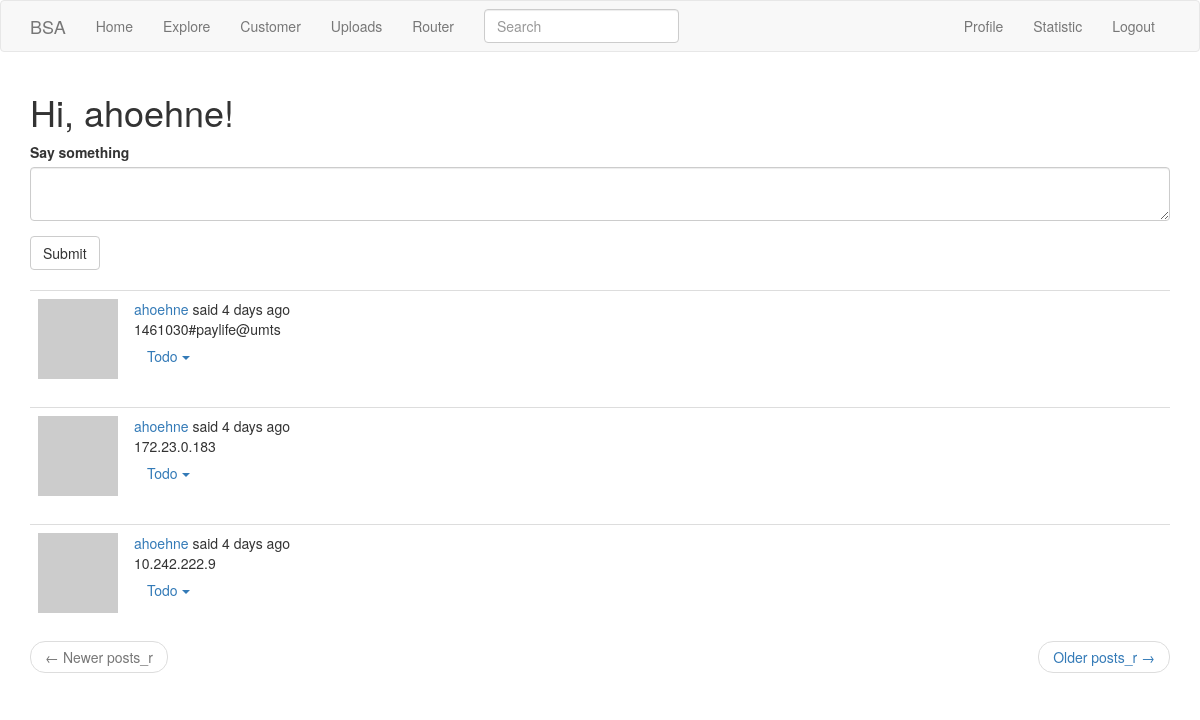
The app's page /router (signed in), older data.
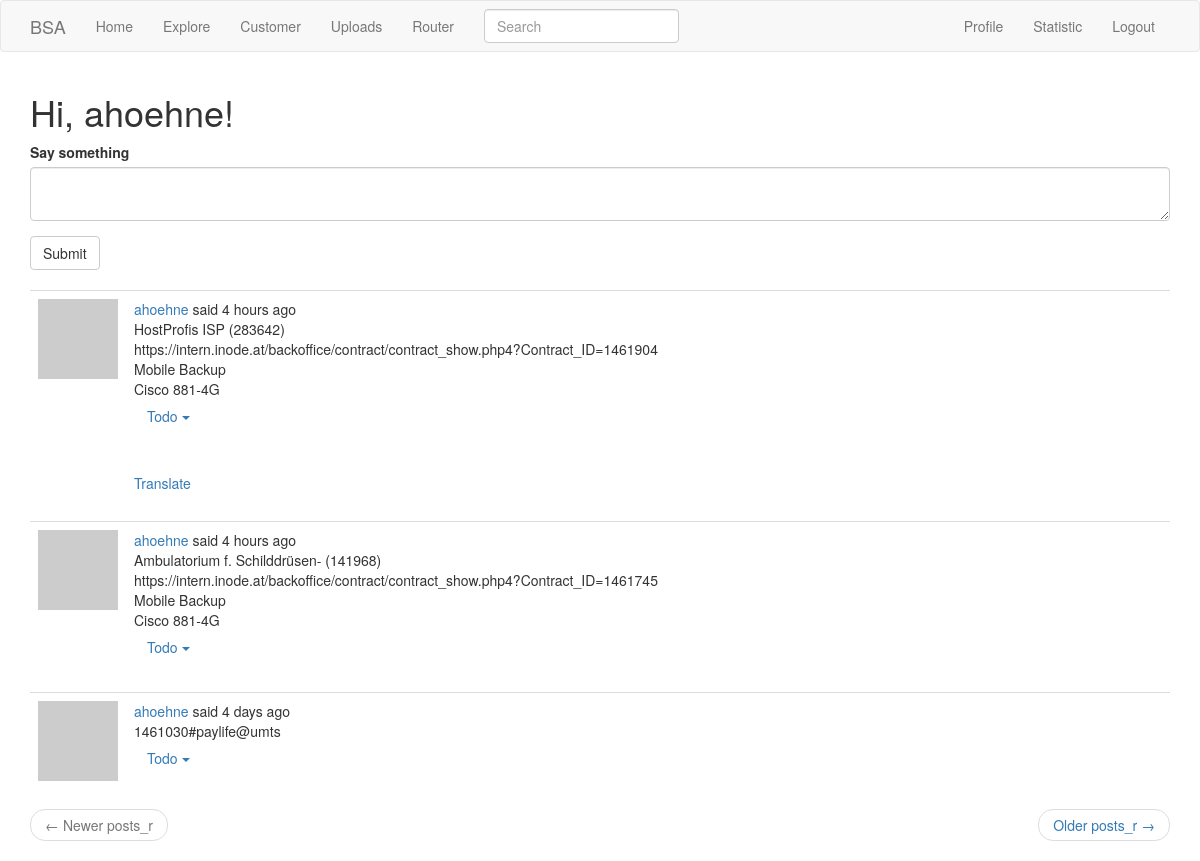
The same page, newer data.
### app/models.py (models this page shows, shortened)
class Post_r(db.Model): # ,SearchableMixin needs to be added
    id = db.Column(db.Integer, primary_key=True)
    body = db.Column(db.String(140))
    timestamp = db.Column(db.DateTime, index=True, default=datetime.utcnow)
    user_id2 = db.Column(db.Integer, db.ForeignKey('user.id'))
    language = db.Column(db.String(5))

### app/main/routes.py (the view, shortened to what this page needs)
@bp.route('/router',methods=['GET', 'POST'])
@login_required
def router():
    form = Post_r_Form()
    page = request.args.get('page', 1, type=int)
    posts_r = Post_r.query.order_by(Post_r.timestamp.desc()).paginate(
        page, current_app.config['POSTS_PER_PAGE'], False)
    next_url = url_for('main.router', page=posts_r.next_num) \
        if posts_r.has_next else None
    prev_url = url_for('main.router', page=posts_r.prev_num) \
        if posts_r.has_prev else None
    return render_template('router.html', title=_('Router') ,posts_r=posts_r.items, next_url=next_url,
                           prev_url=prev_url, form=form)

### app/main/forms.py
class SearchForm(FlaskForm):
    q = StringField(_l('Search'), validators=[DataRequired()])
    def __init__(self, *args, **kwargs):
        if 'formdata' not in kwargs:
            kwargs['formdata'] = request.args
        if 'csrf_enabled' not in kwargs:
            kwargs['csrf_enabled'] = False
        super(SearchForm, self).__init__(*args, **kwargs)

class Post_r_Form(FlaskForm):
    post_r = TextAreaField(_l('Say something'), validators=[DataRequired()])
    submit = SubmitField(_l('Submit'))

### app/main/routes.py (called while the page is built)
@bp.before_request
def before_request():
    if current_user.is_authenticated:
        current_user.last_seen = datetime.utcnow()
        db.session.commit()
        g.search_form = SearchForm()
    g.locale = str(get_locale())

### app/models.py (called while the page is built)
    @classmethod
    def before_commit(cls, session):
        session._changes = {
            'add': list(session.new),
            'update': list(session.dirty),
            'delete': list(session.deleted)
        }

    @login.user_loader
    def load_user(id):
        return User.query.get(int(id))

### app/templates/router.html (shortened to what this page needs)
{% extends "base.html" %}
{% import 'bootstrap/wtf.html' as wtf %}
{% block app_content %}
<h1>{{ _('Hi, %(username)s!', username=current_user.username) }}</h1>
{% if form %}
{{ wtf.quick_form(form) }}
<br>
{% endif %}
{% for post_r in posts_r %}
    {% include '_post_r.html' %}
{% endfor %}
<nav aria-label="...">
    <ul class="pager">
        <li class="previous{% if not prev_url %} disabled{% endif %}">
            <a href="{{ prev_url or '#' }}">
                <span aria-hidden="true">&larr;</span> {{ _('Newer posts_r') }}
            </a>
        </li>
        <li class="next{% if not next_url %} disabled{% endif %}">
            <a href="{{ next_url or '#' }}">
                {{ _('Older posts_r') }} <span aria-hidden="true">&rarr;</span>
            </a>
        </li>
    </ul>
</nav>
{% endblock %}

### app/templates/_post_r.html (shortened to what this page needs)
 <table class="table table-hover">
        <tr>
            <td width="70px">
                 <a href="{{ url_for('main.user', username=post_r.author_r.username) }}">
                    <img src="{{ post_r.author_r.avatar(70) }}" />
                </a>
            </td>
            <td>
                {{ _('%(username)s said %(when)s',
                    username=user_link, when=moment(post_r.timestamp).fromNow()) }}
                <br>
                <span id="post{{ post_r.id }}" style="white-space: pre;">{{ post_r.body }}</span>
                <div class="dropdown" id="dropdown{{post_r.id}}">
                  <button class="btn btn-link dropdown-toggle" type="button" data-toggle="dropdown" id="drop_button{{post_r.id}}">Todo
                  <span class="caret"></span></button>
                </div>
                {% if post_r.language and post_r.language != g.locale %}
                <br><br>
                <a href="#">{{ _('Translate') }}</a>
                {% endif %}
            </td>
        </tr>
</table>

Row changes from the older to the newer data that the page shows:
no longer on this page (row unchanged): Post_r: body "172.23.0.183"
no longer on this page (row unchanged): Post_r: body "10.242.222.9"
added Post_r: body "HostProfis ISP (283642) https://intern.inode.at/backoffice/contract/contract_show.php4?Contract_ID=1461904 Mobile Backup Cisco 881-4G"
added Post_r: body "Ambulatorium f. Schilddrüsen- (141968) https://intern.inode.at/backoffice/contract/contract_show.php4?Contract_ID=1461745 Mobile Backup Cisco 881-4G"
